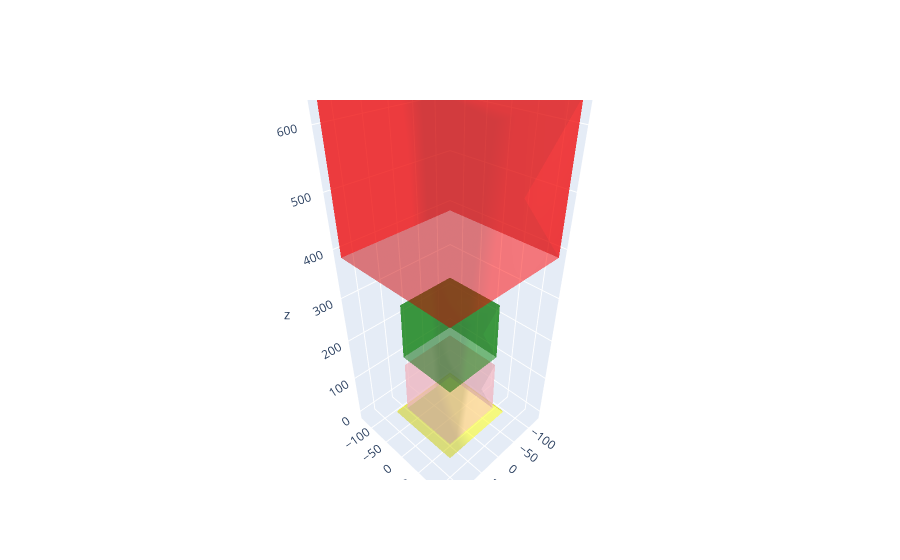

Write notebook code for a chart like this one.
### Code cell
import plotly.graph_objects as go
import numpy as np

# x= [0, 45,45, 45,45, 45,45, 45,]
# y = [0, 65, 65, 65, 65, 65, 65, 65,]
# z = [0, 85, 85, 85, 85, 85, 85, 85,]

# X = [0,      0,    100,    100,    100,    0,     100,    100,    100]
# Y = [0,      100,  100,    0,      -100,    -100, -100,    0,     100]
# Z = [-100,  -100,  70,     70,     -100,    0,     0,      0,     -100]
    
#[,,top_left, top_right, bottom_right_front ,bottom_right_back,]

# Define random surface
# N = 50
# x=[0.608, 0.608, 0.998, 0.998, 0.608, 0.608, 0.998, 0.998]*100,
# y=[0.091, 0.963, 0.963, 0.091, 0.091, 0.963, 0.963, 0.091]*100,
# z=[0.140, 0.140, 0.140, 0.140, 0.571, 0.571, 0.571, 0.571]*100,

fig = go.Figure()
fig.add_trace(go.Mesh3d(
                   x=X,#(60*np.random.randn(N)),
                   y=Y,#(25*np.random.randn(N)),
                   z=Z, #(40*np.random.randn(N)),
                   opacity=0.5,
                   color='yellow'
                  ))

fig.add_trace(go.Mesh3d(
                   x=x,#(60*np.random.randn(N)),
                   y=y,#(25*np.random.randn(N)),
                   z=z, #(40*np.random.randn(N)),
                   opacity=0.5,
                   color='pink'
                  ))

fig.add_trace(go.Mesh3d(
                   x=xx,#(60*np.random.randn(N)),
                   y=yy,#(25*np.random.randn(N)),
                   z=zz, #(40*np.random.randn(N)),
                   opacity=0.5,
                   color='green'
                  ))

fig.add_trace(go.Mesh3d(
                   x=xxx,#(60*np.random.randn(N)),
                   y=yyy,#(25*np.random.randn(N)),
                   z=zzz, #(40*np.random.randn(N)),
                   opacity=0.5,
                   color='red'
                  ))

# fig = go.Figure(data=[go.Mesh3d(
#                    x=X,#(60*np.random.randn(N)),
#                    y=Y,#(25*np.random.randn(N)),
#                    z=Z, #(40*np.random.randn(N)),
#                    opacity=0.5,
#                    color='rgba(100,22,200,0.5)'
#                   )])

# Different types of customized ticks
# fig.update_layout(scene = dict(
#                     xaxis = dict(
#                         nticks=4, ticks='outside',
#                         tick0=0, tickwidth=4),
#                     yaxis = dict(
#                         nticks=4, ticks='outside',
#                         tick0=0, tickwidth=4),
#                     zaxis = dict(
#                         nticks=4, ticks='outside',
#                         tick0=0, tickwidth=4),),
#                     width=700,
#                     margin=dict(r=10, l=10, b=10, t=10)
#                   )

fig.show()

### Figure 1 — Plotly figure (JSON) as saved in the notebook; plotly's stock layout.template omitted (floating-point values rounded to 4 significant figures)
{"data": [{"color": "yellow", "opacity": 0.5, "type": "mesh3d", "x": [-80, 80, 80, -80, -80, 80, 80, -80, 79, -79, -79, 79, 79, -79, -79, 79], "y": [80, 80, -80, -80, 80, 80, -80, -80, -79, -79, 79, 79, -79, -79, 79, 79], "z": [-3, -3, -3, -3, 3, 3, 3, 3, 2, 2, 2, 2, -2, -2, -2, -2]}, {"color": "pink", "opacity": 0.5, "type": "mesh3d", "x": [-64, 64, 64, -64, -64, 64, 64, -64, 63, -63, -63, 63, 63, -63, -63, 63], "y": [64, 64, -64, -64, 64, 64, -64, -64, -63, -63, 63, 63, -63, -63, 63, 63], "z": [10, 10, 10, 10, 138, 138, 138, 138, 137, 137, 137, 137, 11, 11, 11, 11]}, {"color": "green", "opacity": 0.5, "type": "mesh3d", "x": [-64, 64, 64, -64, -64, 64, 64, -64, 63, -63, -63, 63, 63, -63, -63, 63], "y": [64, 64, -64, -64, 64, 64, -64, -64, -63, -63, 63, 63, -63, -63, 63, 63], "z": [158, 158, 158, 158, 286, 286, 286, 286, 285, 285, 285, 285, 159, 159, 159, 159]}, {"color": "red", "opacity": 0.5, "type": "mesh3d", "x": [-128, 128, 128, -128, -128, 128, 128, -128, 127, -127, -127, 127, 127, -127, -127, 127], "y": [128, 128, -128, -128, 128, 128, -128, -128, -127, -127, 127, 127, -127, -127, 127, 127], "z": [384, 384, 384, 384, 640, 640, 640, 640, 639, 639, 639, 639, 385, 385, 385, 385]}], "layout": {}}
